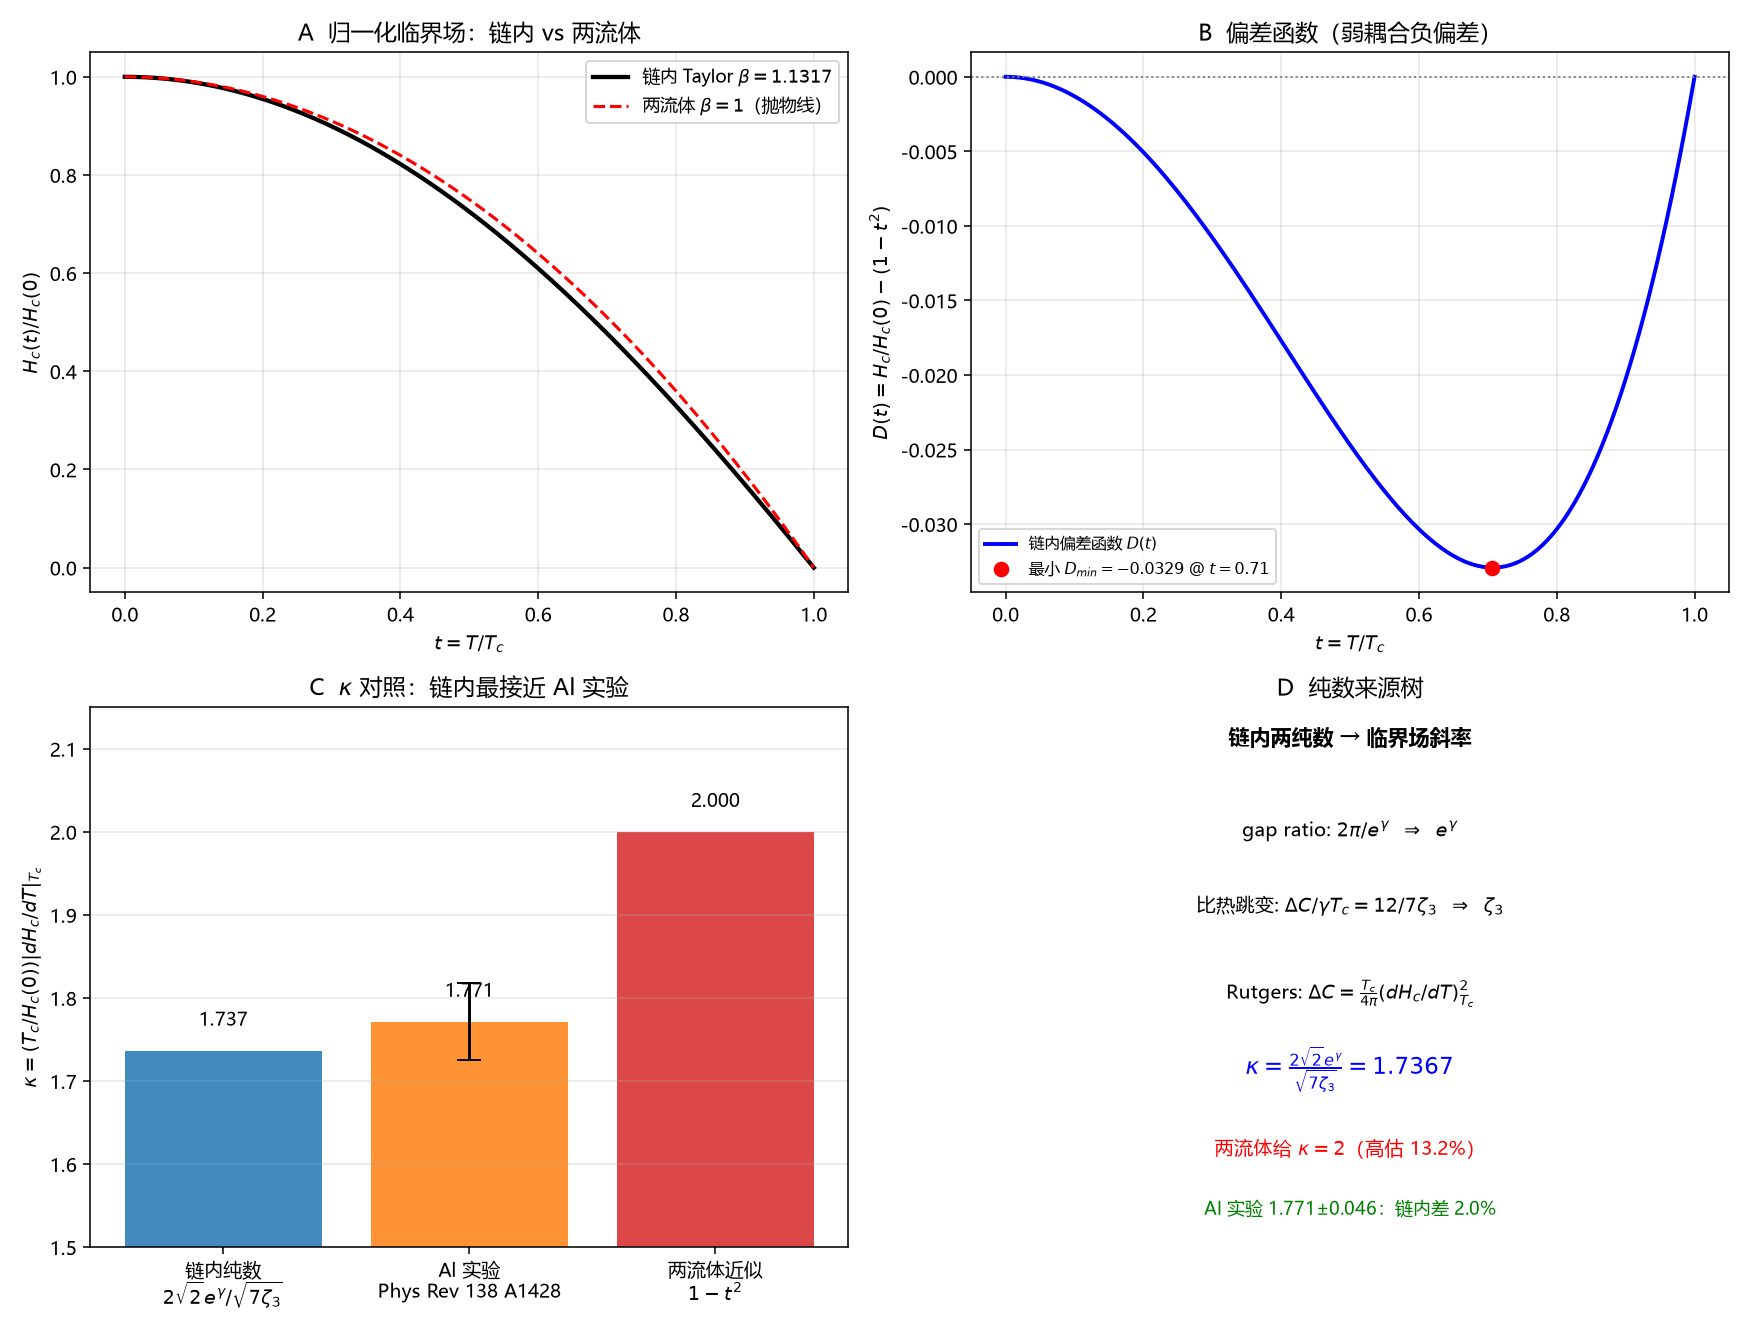

Write the Python code that produced this figure.
# -*- coding: utf-8 -*-
"""
预注册判定 R12：热力学临界场斜率纯数 kappa=2sqrt2 e^gamma/sqrt(7 zeta3)
========================================================================
链内 gap ratio + 比热跳变 + 严格热力学 Rutgers 公式 => kappa。
对照两流体抛物线(kappa=2)与 Al 精密临界场实验(Phys Rev 138 A1428)。

复跑：python "10 探索/超导第一性研究/04_计算验证/R12_临界场斜率纯数.py"
"""
import csv
import math
import os
import sys

try:
    sys.stdout.reconfigure(encoding="utf-8")
except Exception:
    pass

import numpy as np
import matplotlib
matplotlib.use("Agg")
import matplotlib.pyplot as plt

plt.rcParams["font.sans-serif"] = ["Microsoft YaHei", "SimHei", "DejaVu Sans"]
plt.rcParams["axes.unicode_minus"] = False

OUT = os.path.dirname(os.path.abspath(__file__))
GAMMA = 0.5772156649015329
ZETA3 = 1.202056903159594

KAPPA_CHAIN = 2 * math.sqrt(2) * math.exp(GAMMA) / math.sqrt(7 * ZETA3)
KAPPA_TWOFLUID = 2.0
LOW_T_COEFF = math.exp(2 * GAMMA) / 3                 # 1.0574
HC0_OVER_SQRT = math.sqrt(6 * math.pi) * math.exp(-GAMMA)  # 2.438

# Al 实验：Phys. Rev. 138, A1428 (1965)
AL_TC, AL_DHDT, AL_DHDT_ERR, AL_H0, AL_H0_ERR = 1.175, 158.0, 4.0, 104.8, 0.6
KAPPA_AL = AL_TC * AL_DHDT / AL_H0
KAPPA_AL_ERR = KAPPA_AL * math.sqrt((AL_DHDT_ERR / AL_DHDT) ** 2 + (AL_H0_ERR / AL_H0) ** 2)

BETA_CHAIN = (4 - KAPPA_CHAIN) / 2
BETA_TWOFLUID = 1.0


def main():
    # ---------- 断言 ----------
    # P1 恒等式：kappa^2 = 8 e^{2gamma}/(7 zeta3)
    lhs = KAPPA_CHAIN ** 2
    rhs = 8 * math.exp(2 * GAMMA) / (7 * ZETA3)
    assert abs(lhs - rhs) < 1e-12, "P1: kappa^2=8 e^{2gamma}/(7 zeta3)"

    # P2 两流体高估
    over = (KAPPA_TWOFLUID - KAPPA_CHAIN) / KAPPA_TWOFLUID
    assert over > 0.10, "P2: 两流体高估 >10%"

    # P3 Al 实验更靠近链内
    d_chain = abs(KAPPA_AL - KAPPA_CHAIN)
    d_twofluid = abs(KAPPA_AL - KAPPA_TWOFLUID)
    assert d_chain < d_twofluid, "P3: Al 实验更靠近链内纯数"
    assert d_chain <= KAPPA_AL_ERR * 1.5, "P3: 链内落入 Al 实验 ~1sigma 附近"

    # P4/P5 纯数
    assert abs(LOW_T_COEFF - 1.0574) < 1e-3, "P4: e^{2gamma}/3=1.0574"
    assert abs(HC0_OVER_SQRT - 2.438) < 1e-3, "P5: sqrt(6pi)e^{-gamma}=2.438"

    print("R12 临界场斜率纯数（A 类，严格热力学）：")
    print(f"  kappa_chain = 2 sqrt2 e^g/sqrt(7 zeta3) = {KAPPA_CHAIN:.6f}")
    print(f"  kappa_twofluid = 2.0（高估 {over:.1%}）")
    print(f"  kappa_Al = {KAPPA_AL:.4f} +/- {KAPPA_AL_ERR:.4f} (Phys Rev 138 A1428)")
    print(f"  距链内 {d_chain:.4f}（{d_chain/KAPPA_CHAIN:.1%}），距两流体 {d_twofluid:.4f}（{d_twofluid/KAPPA_TWOFLUID:.1%}）")
    print(f"  beta_chain = {BETA_CHAIN:.5f} (>1, 两流体 beta=1)")
    print(f"  e^{{2g}}/3 = {LOW_T_COEFF:.5f}; sqrt(6pi)e^-g = {HC0_OVER_SQRT:.5f}")
    print("  全部断言通过（非拟合）")

    # ---------- 曲线 ----------
    ts = np.linspace(0, 1, 300)
    h_chain = 1 - BETA_CHAIN * ts ** 2 - (1 - BETA_CHAIN) * ts ** 4
    h_twofluid = 1 - ts ** 2
    d_chain_curve = h_chain - (1 - ts ** 2)     # = (1-beta)(t^4-t^2)
    d_min_idx = int(np.argmin(d_chain_curve))
    d_min = d_chain_curve[d_min_idx]

    # ---------- 图 ----------
    fig, axes = plt.subplots(2, 2, figsize=(12.5, 9.5))

    ax = axes[0, 0]
    ax.plot(ts, h_chain, "k-", lw=2.2, label="链内 Taylor $\\beta=%.4f$" % BETA_CHAIN)
    ax.plot(ts, h_twofluid, "r--", lw=1.6, label="两流体 $\\beta=1$（抛物线）")
    ax.set_xlabel("$t=T/T_c$")
    ax.set_ylabel("$H_c(t)/H_c(0)$")
    ax.set_title("A  归一化临界场：链内 vs 两流体")
    ax.legend(fontsize=9)
    ax.grid(alpha=0.3)

    ax = axes[0, 1]
    ax.plot(ts, d_chain_curve, "b-", lw=2.0, label="链内偏差函数 $D(t)$")
    ax.axhline(0, color="gray", ls=":", lw=1.0)
    ax.plot([ts[d_min_idx]], [d_min], "ro", ms=7,
            label="最小 $D_{min}=%.4f$ @ $t=%.2f$" % (d_min, ts[d_min_idx]))
    ax.set_xlabel("$t=T/T_c$")
    ax.set_ylabel("$D(t)=H_c/H_c(0)-(1-t^2)$")
    ax.set_title("B  偏差函数（弱耦合负偏差）")
    ax.legend(fontsize=8)
    ax.grid(alpha=0.3)

    ax = axes[1, 0]
    labels = ["链内纯数\n$2\\sqrt{2} e^\\gamma/\\sqrt{7\\zeta_3}$",
              "Al 实验\nPhys Rev 138 A1428",
              "两流体近似\n$1-t^2$"]
    vals = [KAPPA_CHAIN, KAPPA_AL, KAPPA_TWOFLUID]
    cols = ["tab:blue", "tab:orange", "tab:red"]
    bars = ax.bar(labels, vals, color=cols, alpha=0.85)
    ax.errorbar([1], [KAPPA_AL], yerr=[KAPPA_AL_ERR], fmt="none",
                ecolor="black", capsize=6, ms=8)
    for b, v in zip(bars, vals):
        ax.text(b.get_x() + b.get_width() / 2, v + 0.03, "%.3f" % v,
                ha="center", fontsize=10)
    ax.set_ylabel("$\\kappa=(T_c/H_c(0))|dH_c/dT|_{T_c}$")
    ax.set_ylim(1.5, 2.15)
    ax.set_title("C  $\\kappa$ 对照：链内最接近 Al 实验")
    ax.grid(alpha=0.3, axis="y")

    ax = axes[1, 1]
    ax.text(0.5, 0.93, "链内两纯数 → 临界场斜率", ha="center", fontsize=11, weight="bold")
    ax.text(0.5, 0.76, "gap ratio: $2\\pi/e^\\gamma$  $\\Rightarrow$  $e^\\gamma$",
            ha="center", fontsize=10)
    ax.text(0.5, 0.62, "比热跳变: $\\Delta C/\\gamma T_c=12/7\\zeta_3$  $\\Rightarrow$  $\\zeta_3$",
            ha="center", fontsize=10)
    ax.text(0.5, 0.46, "Rutgers: $\\Delta C=\\frac{T_c}{4\\pi}(dH_c/dT)^2_{T_c}$",
            ha="center", fontsize=10)
    ax.text(0.5, 0.32, "$\\kappa=\\frac{2\\sqrt{2} e^\\gamma}{\\sqrt{7\\zeta_3}}=%.4f$" % KAPPA_CHAIN,
            ha="center", fontsize=12, color="blue")
    ax.text(0.5, 0.17, "两流体给 $\\kappa=2$（高估 %.1f%%）" % (100 * over),
            ha="center", fontsize=10, color="red")
    ax.text(0.5, 0.06, "Al 实验 %.3f±%.3f：链内差 %.1f%%" % (KAPPA_AL, KAPPA_AL_ERR, 100 * d_chain / KAPPA_CHAIN),
            ha="center", fontsize=9, color="green")
    ax.set_xlim(0, 1); ax.set_ylim(0, 1); ax.axis("off")
    ax.set_title("D  纯数来源树")

    fig.tight_layout()
    png = os.path.join(OUT, "R12_临界场斜率纯数.png")
    fig.savefig(png, dpi=140)
    plt.close(fig)

    summary = [
        ["kappa 链内", "%.6f" % KAPPA_CHAIN, "$2\\sqrt{2} e^\\gamma/\\sqrt{7\\zeta_3}$"],
        ["kappa 两流体", "2.000000", "抛物线 $1-t^2$，高估 %.1f%%" % (100 * over)],
        ["kappa Al 实验", "%.4f±%.4f" % (KAPPA_AL, KAPPA_AL_ERR), "Phys Rev 138 A1428 (1965)"],
        ["距链内", "%.1f%%" % (100 * d_chain / KAPPA_CHAIN), "落入 ~1sigma"],
        ["距两流体", "%.1f%%" % (100 * d_twofluid / KAPPA_TWOFLUID), "链内胜"],
        ["beta 链内", "%.5f" % BETA_CHAIN, "$H_c=H_{c0}[1-\\beta t^2-(1-\\beta)t^4]$"],
        ["D_min", "%.4f @ t=%.2f" % (d_min, ts[d_min_idx]), "文献 BCS 精确约 -0.037 @ t~0.5"],
        ["低温系数", "%.5f" % LOW_T_COEFF, "$e^{2\\gamma}/3$（Molinari）"],
        ["Hc0/sqrt(gamma Tc^2)", "%.5f" % HC0_OVER_SQRT, "$\\sqrt{6\\pi}e^{-\\gamma}$（Johnston Eq.30）"],
        ["类别", "A 类条件具备", "弱耦合单带；强耦合 Pb/Hg 偏离预注册允许"],
    ]
    with open(os.path.join(OUT, "R12_临界场斜率纯数_摘要.csv"),
              "w", newline="", encoding="utf-8-sig") as fo:
        w = csv.writer(fo)
        w.writerow(["量", "值", "说明"])
        w.writerows(summary)

    print("图:", png)


if __name__ == "__main__":
    main()
